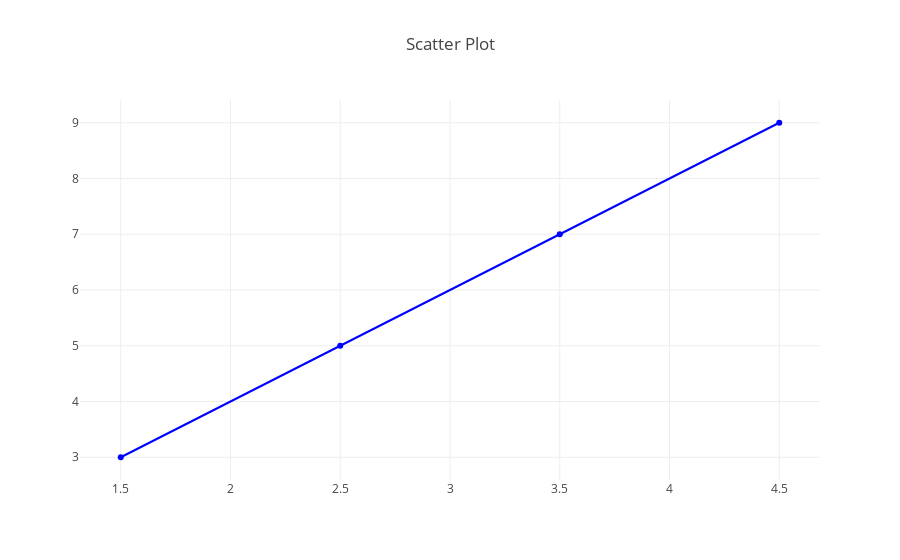

Notebook source saved alongside this figure:
### Code cell
layout = {'title': 'Scatter Plot'}
trace_of_data = {'x': [1.5, 2.5, 3.5, 4.5], 'y': [3, 5, 7, 9], 'marker': {'color': 'blue'}, 'name': 'Our nice line'}

figure = {'data': [trace_of_data], 'layout': layout}

plotly.offline.iplot(figure)

### Figure 1 — Plotly figure (JSON) as saved in the notebook; plotly's stock layout.template omitted (floating-point values rounded to 4 significant figures)
{"data": [{"marker": {"color": "blue"}, "name": "Our nice line", "type": "scatter", "uid": "77069026-d548-11e8-8da5-34159e1c7ef8", "x": [1.5, 2.5, 3.5, 4.5], "y": [3, 5, 7, 9]}], "layout": {"title": "Scatter Plot"}}
